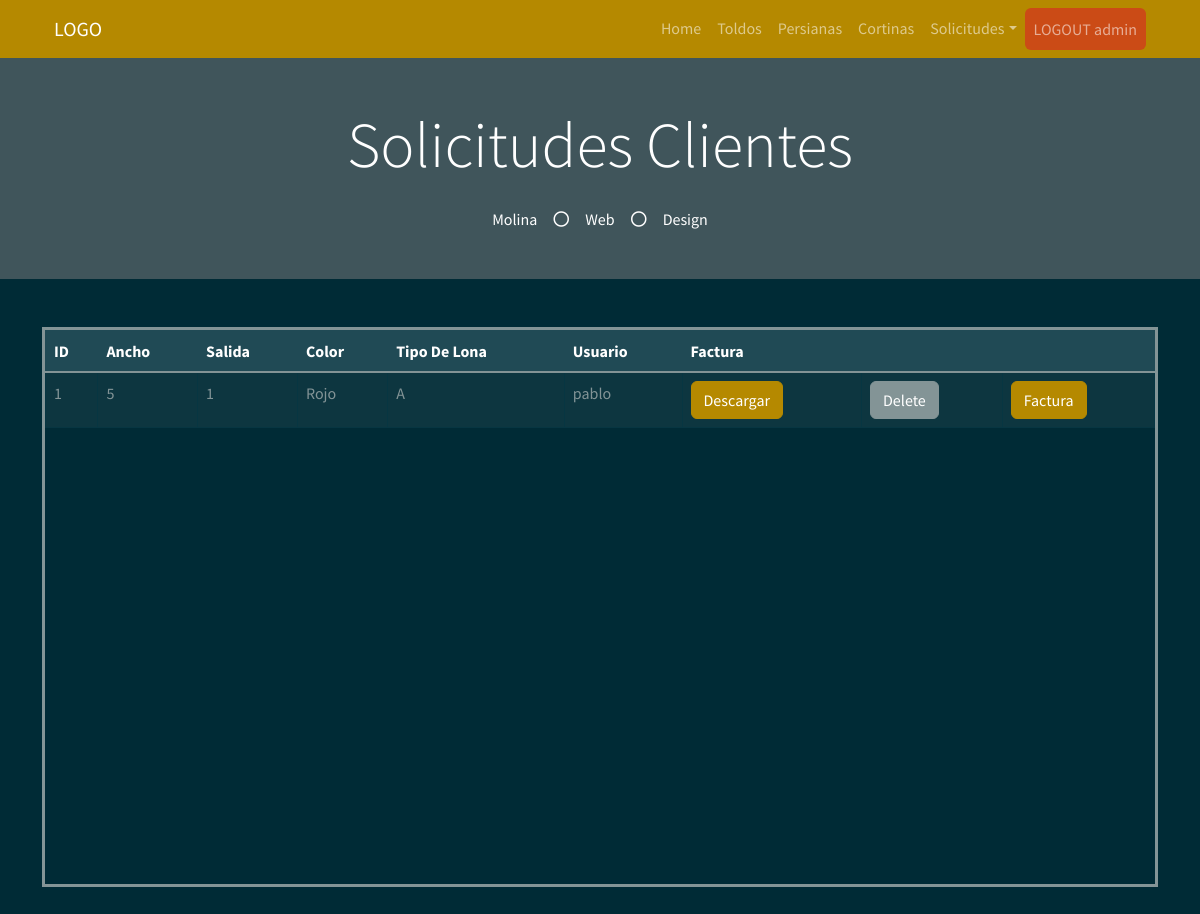
Page /solicitudes_admin (signed in) on the earlier database version.
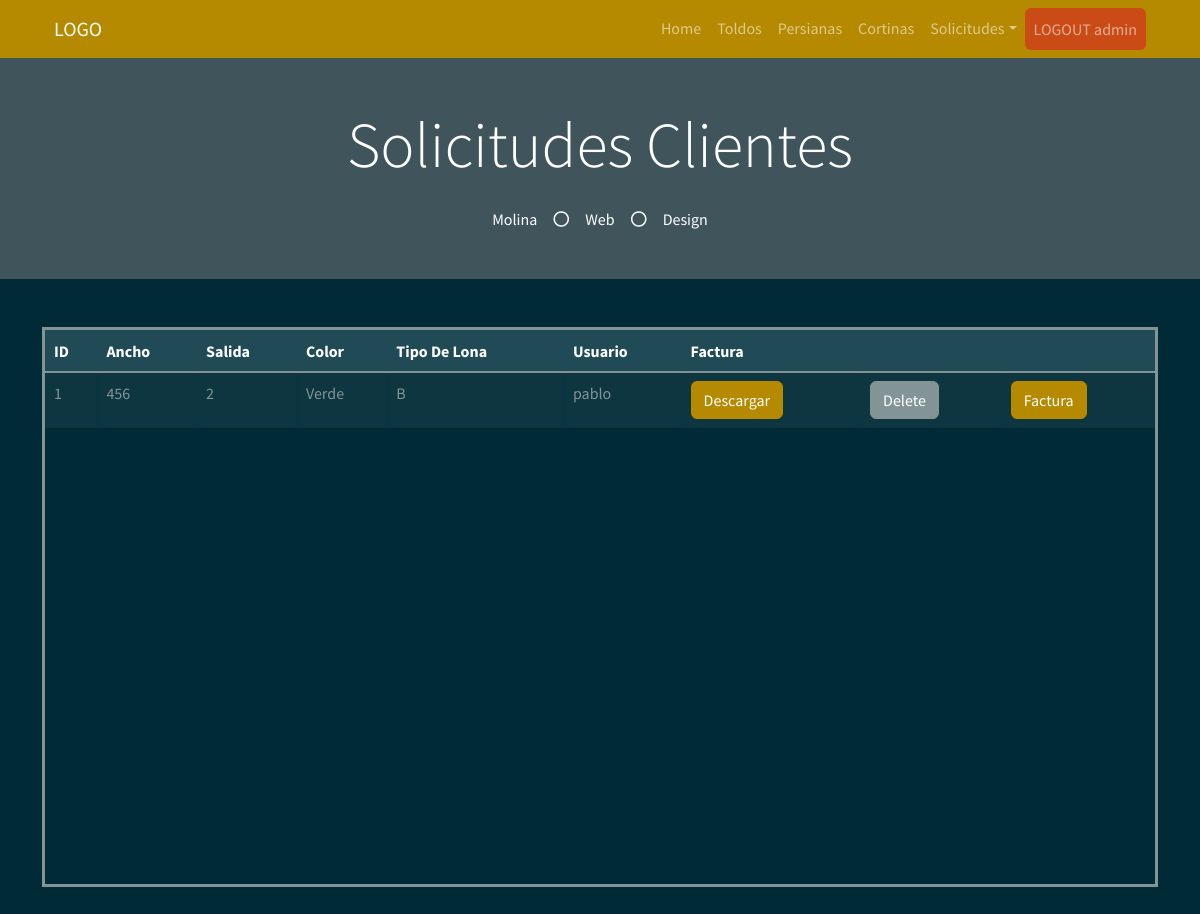
Same page on the later database version.
### myapp/models.py (models this page shows)
    class PresupuestoToldo(db.Model):
        __tablename__ = "PresupuestoToldo"  # Nombre de la tabla que se crea
        PresupuestoToldo_id = db.Column("presupuestoToldo_id", db.Integer, Sequence(
            'presupuestoToldo_id_seq'),  primary_key=True)
        Ancho = db.Column(db.String(20))
        Salida = db.Column(db.Integer)
        Color = db.Column(db.String(30))
        TipoLona = db.Column(db.String(30))
        Usu = db.Column(db.String(30))

### myapp/views.py (the view)
    @app.route("/solicitudes_admin", methods=["GET", "POST"])
    def solicitudes_admin():
        list_solicitud = db_access["list_solicitudes"]
        solicitudes = list_solicitud()
        usuario = session['usuario']
        usu = usuario
        return render_template("solicitudes_admin.html", solicitudes=solicitudes, usu=usu, os=os)

### myapp/templates/solicitudes_admin.html (shortened to what this page needs)
<!DOCTYPE html>
<html>
<head>
    <link href="https://cdn.jsdelivr.net/npm/bootstrap@5.1.3/dist/css/bootstrap.min.css" rel="stylesheet"
>
    <link rel="stylesheet" href="../static/style/bootstrap.min(8).css">
</head>
<body>
    {% include 'includes/navbar.html' %}
    <div class="jumbotron jumbotron-fluid bg-jumbotron" style=" background-color: rgba(128, 128, 128, 0.5);">
        <div class="container text-center py-5">
            <h3 class="text-white display-3 mb-4">Solicitudes Clientes</h3>
            <div class="d-inline-flex align-items-center text-white">
                <p class="m-0">Molina</p>
                <i class="far fa-circle px-3"></i>
                <p class="m-0">Web</p>
                <i class="far fa-circle px-3"></i>
                <p class="m-0">Design</p>
            </div>
        </div>
    </div>
    <div class="container my-5">
        <div style=" overflow:auto;  height: 70vh; border-style: solid;">
            <table class="table table-bordered mx-auto">
                <thead class="table-dark">
                    <tr class="table-active">
                        <th>ID</th>
                        <th>Ancho</th>
                        <th>Salida</th>
                        <th>Color</th>
                        <th>Tipo De Lona</th>
                        <th>Usuario</th>
                        <th>Factura</th>
                        <th></th>
                        <th></th>
                    </tr>
                </thead>
                <tbody>
                    {% for solicitud in solicitudes %}
                    <tr>
                        <td> {{ solicitud.PresupuestoToldo_id }} </td>
                        <td> {{ solicitud.Ancho }} </td>
                        <td> {{ solicitud.Salida }} </td>
                        <td> {{ solicitud.Color }} </td>
                        <td> {{ solicitud.TipoLona }} </td>
                        <td> {{ solicitud.Usu }} </td>
                        <td><a class="btn btn-primary"
                                href="/download_pdf/{{solicitud.PresupuestoToldo_id}}">Descargar</a></td>
                        <form id="deletForm" action="/delete_solicitud/{{solicitud.PresupuestoToldo_id}}" method="post">
                            <td> <input type="submit" value="Delete" class="btn btn-secondary" /></td>
                        </form>
                        <td> <a class="btn btn-primary"
                                href="/create_factura/{{solicitud.PresupuestoToldo_id}}">Factura</a></td>
                    </tr>
                    {% endfor %}
                </tbody>
            </table>
        </div>
    </div>
</body>
</html>

### myapp/templates/includes/navbar.html (shortened to what this page needs)
<link href="https://cdnjs.cloudflare.com/ajax/libs/font-awesome/5.10.0/css/all.min.css" rel="stylesheet">
<div class="container-fluid bg-primary">
    <div class="container">
        <nav class="navbar navbar-expand-lg navbar-dark">
            <div class="container-fluid">
                <a class="navbar-brand" href="/inicio">LOGO</a>
                <div class="collapse navbar-collapse" id="navbarSupportedContent">
                    <ul class="navbar-nav ms-auto mb-2 mb-lg-0">
                        <li class="nav-item">
                            <a class="nav-link " aria-current="page" href="/inicio">Home</a>
                        </li>
                        <li class="nav-item">
                            <a class="nav-link" href="/toldo">Toldos</a>
                        </li>
                        <li class="nav-item">
                            <a class="nav-link" href="/persiana">Persianas</a>
                        </li>
                        <li class="nav-item">
                            <a class="nav-link" href="/cortina">Cortinas</a>
                        </li>
                        <li class="nav-item dropdown">
                            <a class="nav-link dropdown-toggle" id="solicitudesDropdown" role="button" data-bs-toggle="dropdown" aria-expanded="false">Solicitudes</a>
                        </li>
                        <li class="nav-item">
                            <a href="/logout" class="nav-link  bg-warning btn" tabindex="-1"
                                aria-disabled="true">LOGOUT {{usu}}</a>
                        </li>
                    </ul>
                </div>
            </div>
        </nav>
    </div>
</div>

Differences in the rows shown:
changed PresupuestoToldo "pablo": Ancho "5" → "456"; Salida "1" → "2"; Color "Rojo" → "Verde"; TipoLona "A" → "B"
